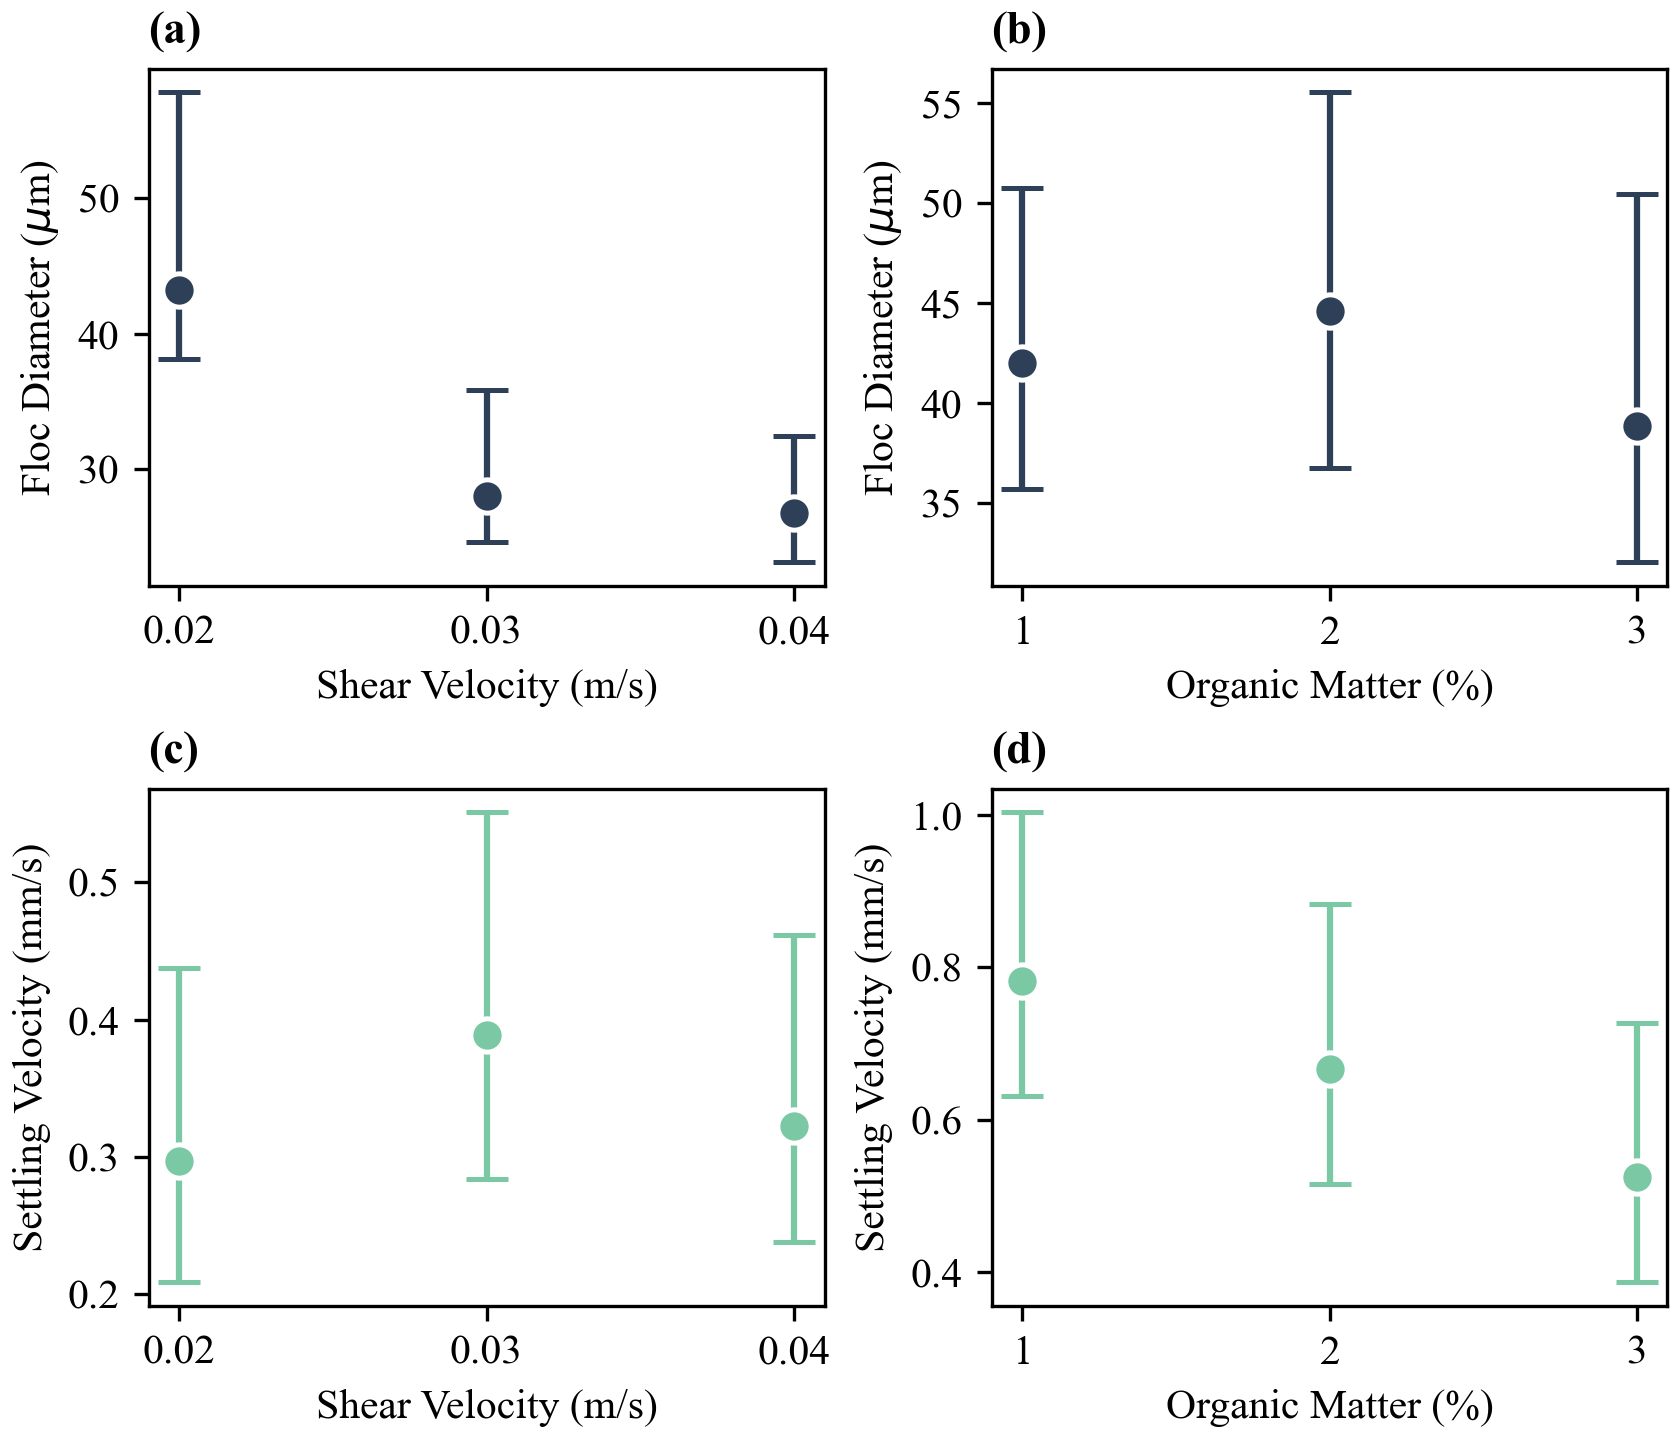

The Python source for this figure:
#!/usr/bin/env python3
"""
Basic measured values: floc diameter and settling velocity
(medians with IQR bars) vs shear velocity and organic matter.
"""

import numpy as np
import pandas as pd
import matplotlib.pyplot as plt

plt.rcParams["font.family"] = "Times New Roman"

DATA = "/Users/braydennoh/Research/Floc/experimentaldata"
OUT  = "/Users/braydennoh/Research/Floc/results/basictest"

# ── dataset definitions ──
shear_datasets = [
    ("LOWSHEAR",  0.02),
    ("MIDSHEAR",  0.03),
    ("HIGHSHEAR", 0.04),
]
om_datasets = [
    ("OM1", 1),
    ("OM2", 2),
    ("OM3", 3),
]

# ── load & compute stats ──
def stats(csv_name):
    """Return median, q25, q75 for diameter (µm) and velocity (mm/s)."""
    df = pd.read_csv(f"{DATA}/{csv_name}.csv")
    df = df.dropna(subset=["Avg_Concave_Diameter", "Avg_Velocity"])
    df = df[(df["Avg_Concave_Diameter"] > 0) & (df["Avg_Velocity"] > 0)]
    diam = df["Avg_Concave_Diameter"].values          # µm
    vel  = df["Avg_Velocity"].values / 1000.0          # µm/s → mm/s
    return {
        "d_med": np.median(diam),
        "d_q25": np.percentile(diam, 25),
        "d_q75": np.percentile(diam, 75),
        "v_med": np.median(vel),
        "v_q25": np.percentile(vel, 25),
        "v_q75": np.percentile(vel, 75),
        "n":     len(diam),
    }

# gather results
shear_x, shear_stats = [], []
for name, x in shear_datasets:
    shear_x.append(x)
    shear_stats.append(stats(name))

om_x, om_stats = [], []
for name, x in om_datasets:
    om_x.append(x)
    om_stats.append(stats(name))

shear_x = np.array(shear_x)
om_x    = np.array(om_x)

# ── colours ──
c_diam = "#2E4057"   # dark navy
c_vel  = "#7BC8A4"   # green

# ── figure: 2×2 ──
fig, axes = plt.subplots(2, 2, figsize=(5.6, 4.8), constrained_layout=True)

def plot_panel(ax, x_vals, stat_list, key_med, key_lo, key_hi,
               ylabel, xlabel, color, label, marker="o"):
    meds = np.array([s[key_med] for s in stat_list])
    lo   = np.array([s[key_lo]  for s in stat_list])
    hi   = np.array([s[key_hi]  for s in stat_list])
    yerr = np.array([meds - lo, hi - meds])
    ax.errorbar(x_vals, meds, yerr=yerr,
                fmt=marker, ms=8, color=color, mec="white", mew=1.2,
                ecolor=color, capsize=5, capthick=1.5, lw=1.5, zorder=10)
    ax.set_xlabel(xlabel)
    ax.set_ylabel(ylabel)
    ax.set_xticks(x_vals)

# (a) Diameter vs Shear Velocity
plot_panel(axes[0, 0], shear_x, shear_stats,
           "d_med", "d_q25", "d_q75",
           r"Floc Diameter ($\mu$m)", "Shear Velocity (m/s)",
           c_diam, "Diameter")
axes[0, 0].set_title("(a)", fontsize=11, loc="left", fontweight="bold")

# (b) Diameter vs Organic Matter
plot_panel(axes[0, 1], om_x, om_stats,
           "d_med", "d_q25", "d_q75",
           r"Floc Diameter ($\mu$m)", "Organic Matter (%)",
           c_diam, "Diameter")
axes[0, 1].set_title("(b)", fontsize=11, loc="left", fontweight="bold")

# (c) Settling Velocity vs Shear Velocity
plot_panel(axes[1, 0], shear_x, shear_stats,
           "v_med", "v_q25", "v_q75",
           "Settling Velocity (mm/s)", "Shear Velocity (m/s)",
           c_vel, "Velocity")
axes[1, 0].set_title("(c)", fontsize=11, loc="left", fontweight="bold")

# (d) Settling Velocity vs Organic Matter
plot_panel(axes[1, 1], om_x, om_stats,
           "v_med", "v_q25", "v_q75",
           "Settling Velocity (mm/s)", "Organic Matter (%)",
           c_vel, "Velocity")
axes[1, 1].set_title("(d)", fontsize=11, loc="left", fontweight="bold")

fig.savefig(f"{OUT}/basic_measured_values.png", dpi=300)
fig.savefig(f"{OUT}/basic_measured_values.svg")
plt.close(fig)

# ── print summary table ──
print("=" * 72)
print("Basic Measured Values Summary")
print("=" * 72)
print(f"{'Dataset':<12} {'N':>6}  {'D_med (µm)':>11} {'D_IQR':>11}  "
      f"{'ws_med (mm/s)':>13} {'ws_IQR':>11}")
print("-" * 72)
for name, x in shear_datasets + om_datasets:
    s = stats(name)
    d_iqr = s["d_q75"] - s["d_q25"]
    v_iqr = s["v_q75"] - s["v_q25"]
    print(f"{name:<12} {s['n']:>6}  {s['d_med']:>11.2f} {d_iqr:>11.2f}  "
          f"{s['v_med']:>13.3f} {v_iqr:>11.3f}")
print("=" * 72)
print(f"\nSaved → {OUT}/basic_measured_values.png")
print(f"Saved → {OUT}/basic_measured_values.svg")
